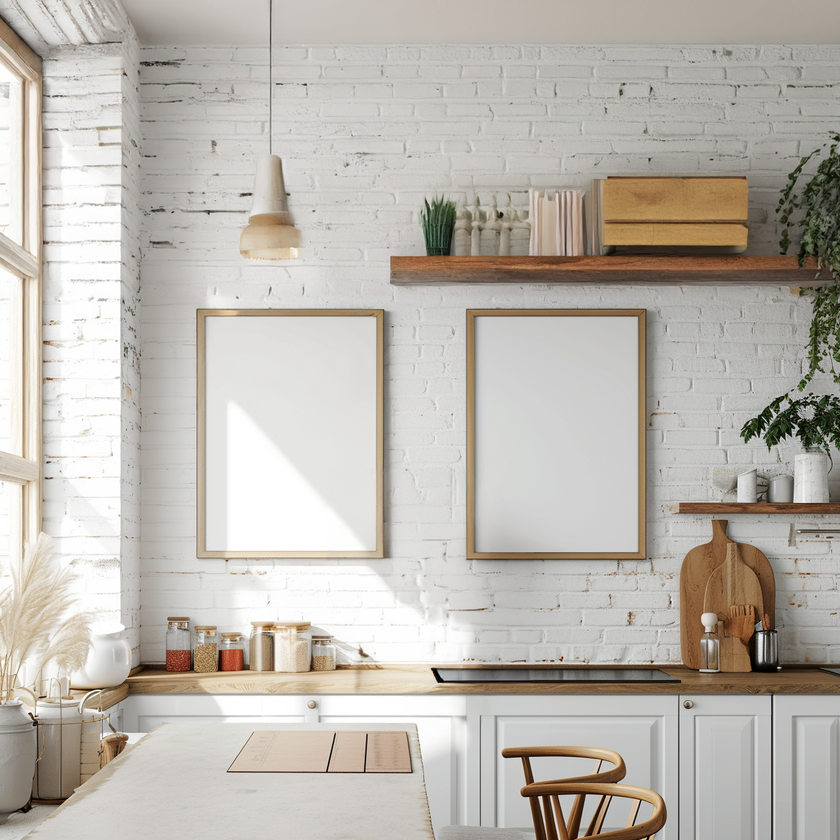
#> input picture mockups/mockup4.png, 840 x 840 px, shrunk from 1232 x 1232 before the run, found by its file name
$ python main.py
#> lines starting #> are read from the running program, lines starting #| are printed output that depends on the picture; after the words box and inside, x2 and y2 are one past the last pixel; in counts of white or black regions, pixels touching at a corner belong together
import cv2

# Load the image
image = cv2.imread(r'mockups\mockup4.png')
#> image is the input picture: shape (840, 840, 3); mean B, G, R 175.7, 183.3, 188.6

# Convert to grayscale
gray = cv2.cvtColor(image, cv2.COLOR_BGR2GRAY)
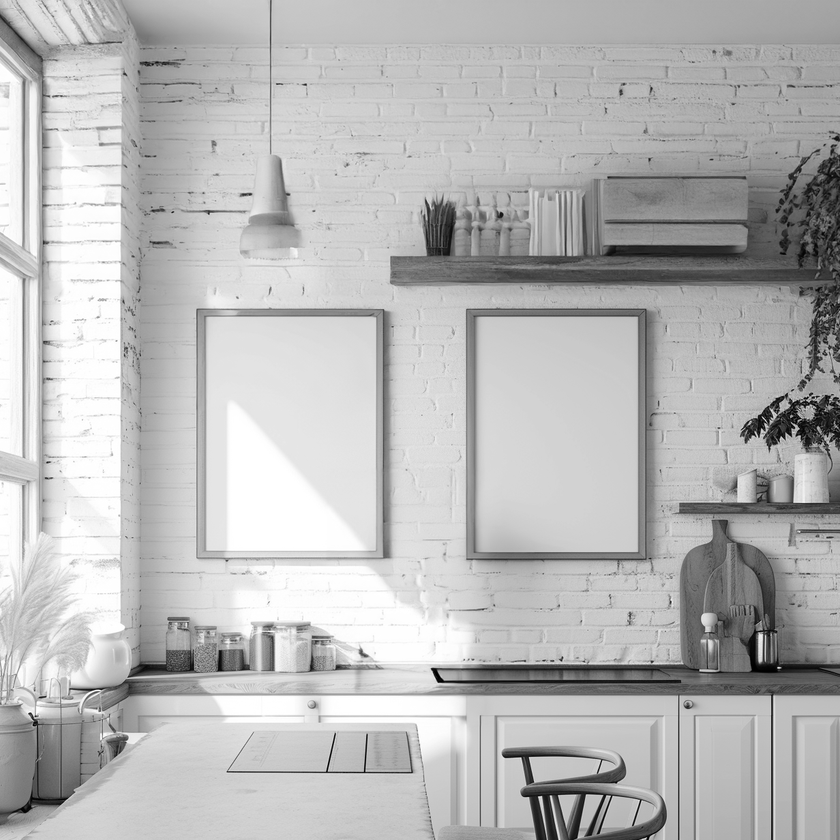
#> gray: shape (840, 840); min 0, max 255, mean 184

# Apply edge detection
edges = cv2.Canny(gray, threshold1=100, threshold2=100)
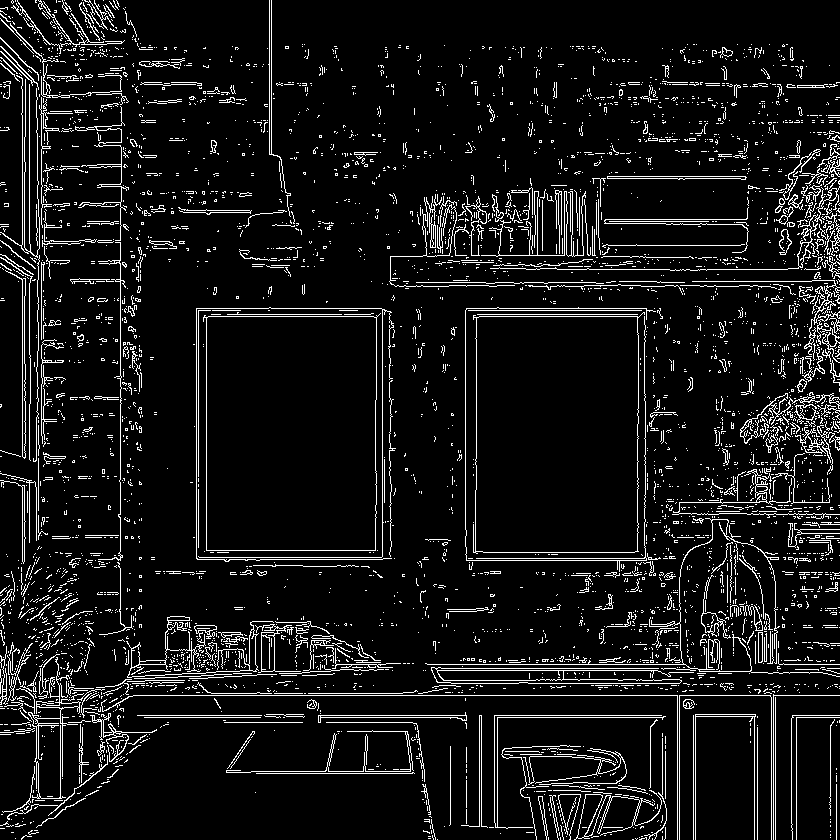
#> edges: shape (840, 840); 8.1% white in thin lines or dots

# Find contours
contours, _ = cv2.findContours(edges, cv2.RETR_EXTERNAL, cv2.CHAIN_APPROX_SIMPLE)
#> contours = 4473 contours, 4387 with area under 20; largest, box (x1, y1, x2, y2) and area: (203, 313, 381, 551) 39664, (473, 312, 645, 554) 38158, (431, 667, 694, 684) 2108, (574, 790, 662, 840) 692, (126, 616, 274, 678) 632

# Filter contours and draw black frames around each detected frame
min_area = image.shape[0] * image.shape[1] * 0.01  # at least 1% of the image area
#> min_area = 7056
for contour in contours:
    if cv2.contourArea(contour) > min_area:
        x, y, w, h = cv2.boundingRect(contour)
        cv2.rectangle(image, (x, y), (x+w, y+h), (0, 0, 0), 2)
#> this loop made 4473 passes
#> (x, y, w, h) on passes 2597, 2601: (203, 313, 178, 238), (473, 312, 172, 242)
#> contour on passes 1 to 6: [[632, 839], [633, 839]], [[437, 839]], [[652, 838], [652, 839]], [[635, 838], [636, 839], [637, 838], [636, 839]], [[428, 838], [430, 838]], [[15, 838]]
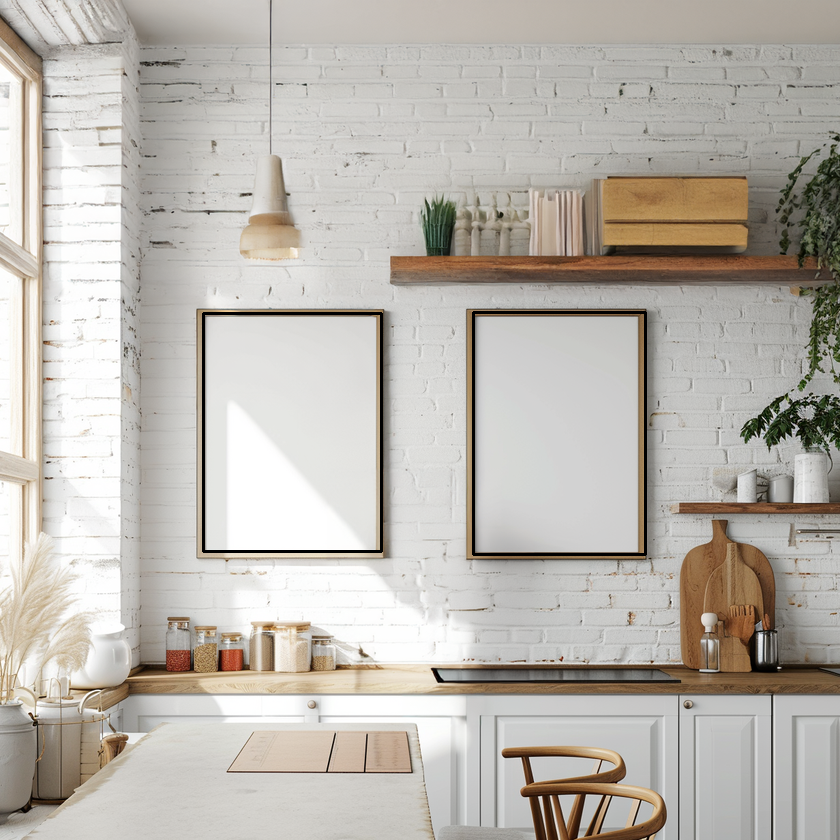
#> image: shape (840, 840, 3); 0.7% of pixels changed, all inside (x1, y1, x2, y2) = (202, 311, 647, 556)


# Optionally show the image with black frames
# Instead of cv2.imshow
cv2.imwrite('output_with_black_frames.jpg', image)
cv2.waitKey(0)
cv2.destroyAllWindows()

$ run again, with mockups/mockup2.png copied over mockups/mockup4.png
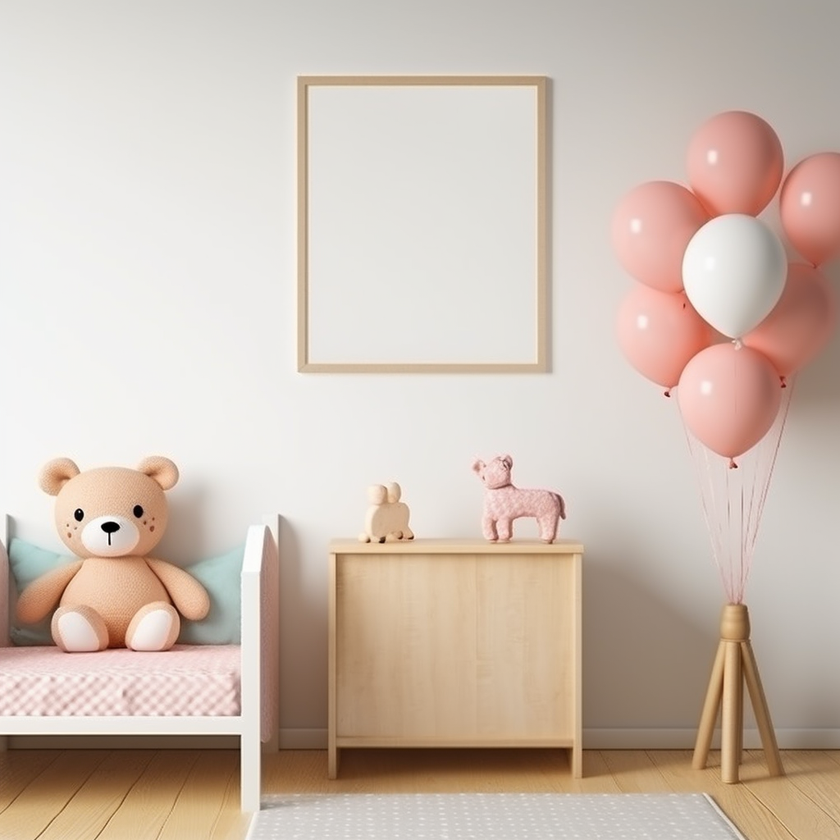
#> input picture mockups/mockup2.png, 840 x 840 px, shrunk from 1024 x 1024 before the run, found by its file name
#> image is the input picture: shape (840, 840, 3); mean B, G, R 178.6, 190.5, 206.2
#> `edges = cv2.Canny(gray, threshold1=100, threshold2=100)`:
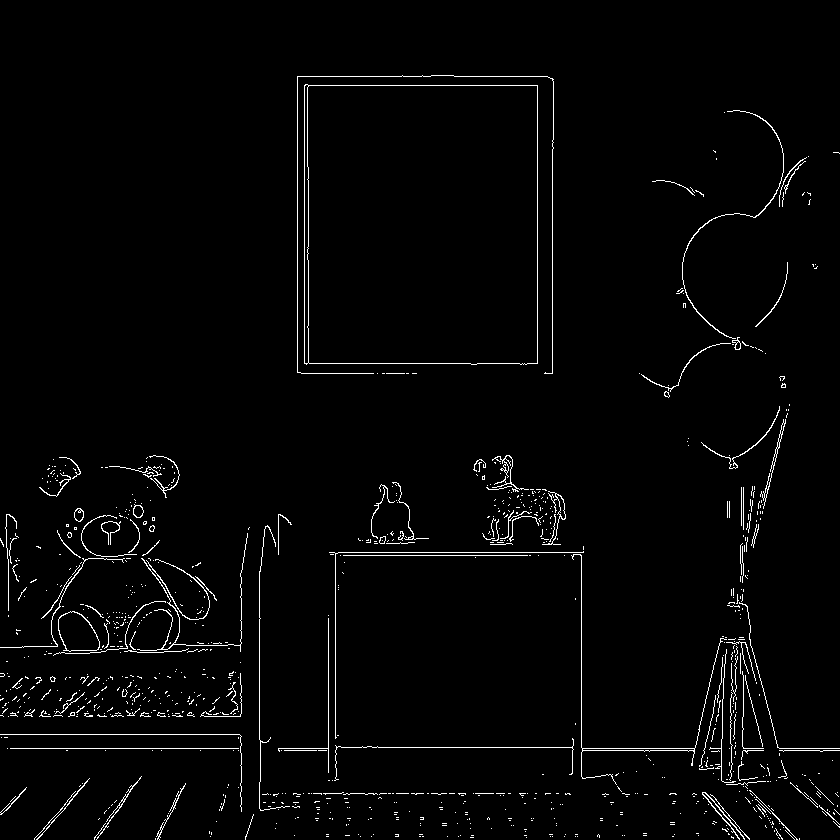
#> edges: shape (840, 840); 2.2% white in thin lines or dots
#> contours = 967 contours, 941 with area under 20; largest, box (x1, y1, x2, y2) and area: (304, 84, 538, 365) 64788, (58, 611, 100, 652) 1212, (571, 554, 727, 785) 239, (542, 491, 566, 545) 130, (760, 419, 786, 509) 117
#> the loop `for contour in contours:` made 967 passes
#> (x, y, w, h) on pass 966: (304, 84, 234, 281)
#> after the loop `for contour in contours:`:
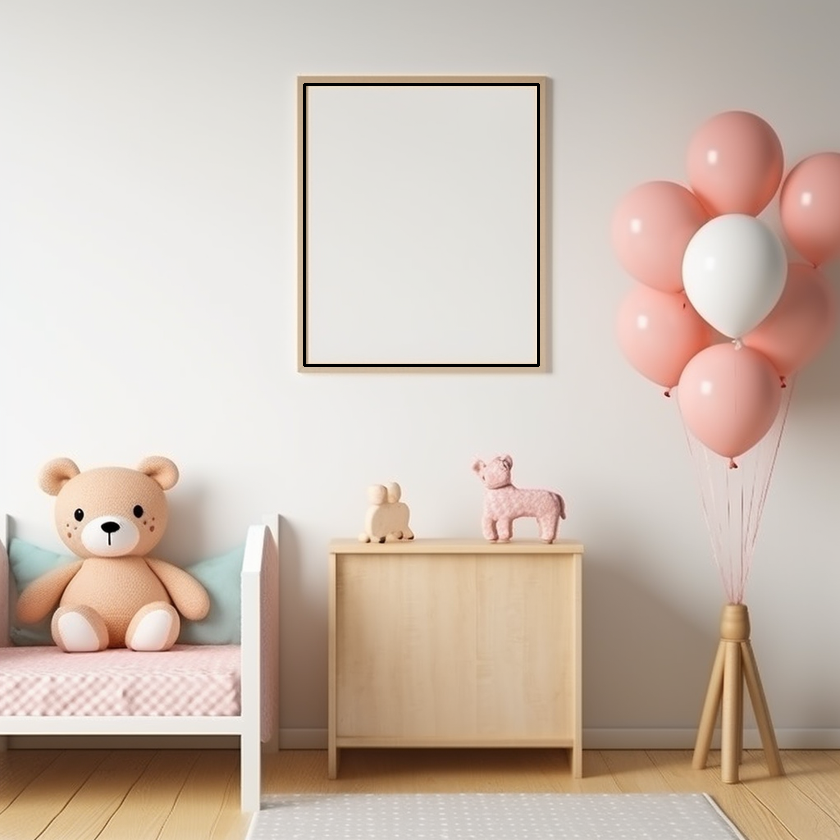
#> image: shape (840, 840, 3); 0.44% of pixels changed, all inside (x1, y1, x2, y2) = (303, 83, 540, 367)

$ run again, with mockups/mockup3.png copied over mockups/mockup4.png
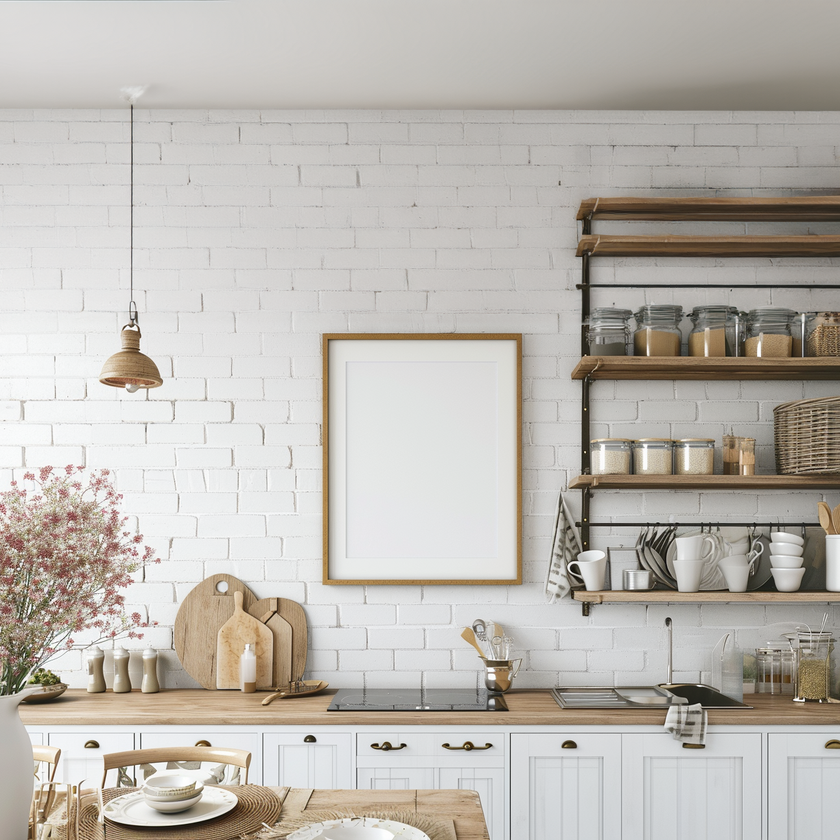
#> input picture mockups/mockup3.png, 840 x 840 px, shrunk from 1296 x 1296 before the run, found by its file name
#> image is the input picture: shape (840, 840, 3); mean B, G, R 177.4, 183.9, 188.6
#> `gray = cv2.cvtColor(image, cv2.COLOR_BGR2GRAY)`:
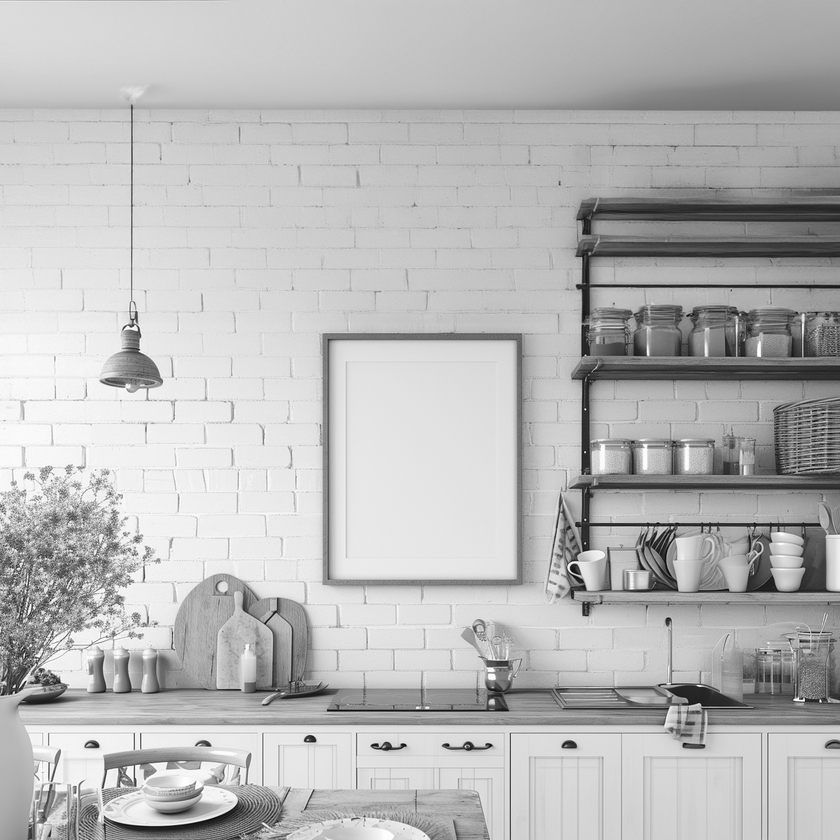
#> gray: shape (840, 840); min 4, max 255, mean 184.6
#> `edges = cv2.Canny(gray, threshold1=100, threshold2=100)`:
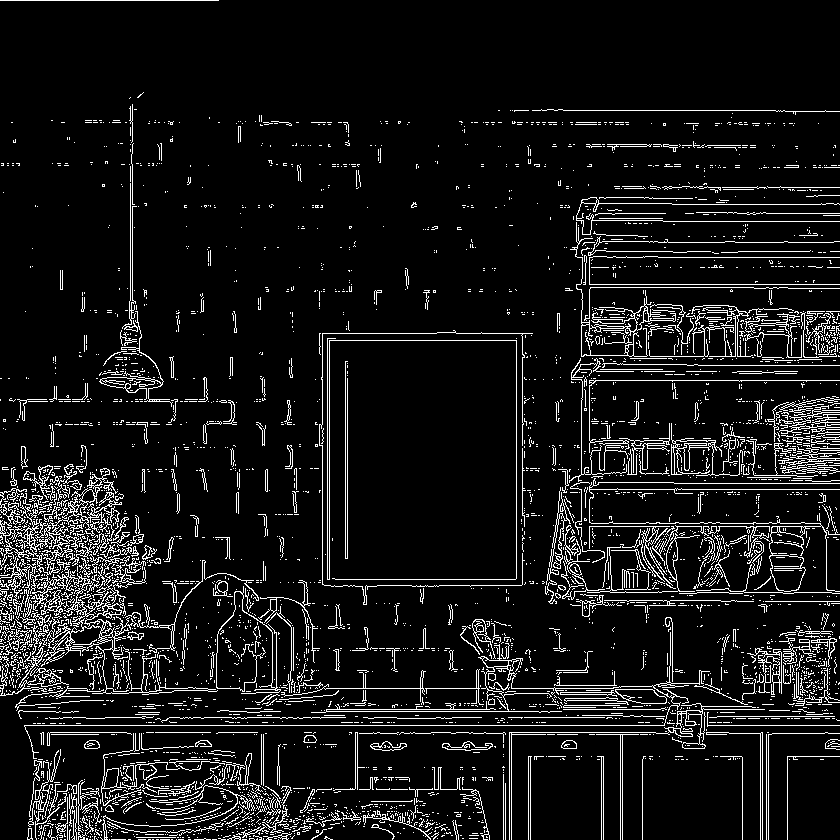
#> edges: shape (840, 840); 8.6% white in thin lines or dots
#> contours = 3975 contours, 3868 with area under 20; largest, box (x1, y1, x2, y2) and area: (0, 488, 218, 695) 4200, (570, 222, 676, 357) 1780, (589, 478, 840, 592) 1290, (49, 468, 122, 536) 760, (671, 423, 743, 476) 579
#> the loop `for contour in contours:` made 3975 passes
#> contour on passes 1 to 3: [[427, 839]], [[278, 839]], [[242, 839], [246, 839]]
